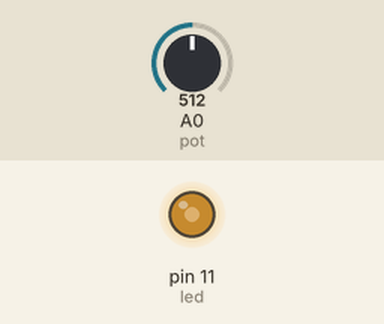
A sketch run on a simulated Arduino Uno, built with avr-gcc and run on an emulated ATmega328P. On the bench: output pins drawn as LEDs (lit = HIGH). The test bench sets the inputs (shaded band); at power-on: A0 (pot) = 512.

Above: at 1.2 s.
1.3 s: A0 (pot) set to 716
At 2.5 s:
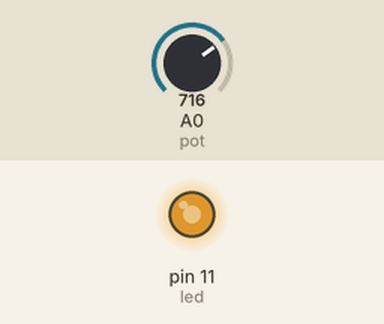
2.8 s: A0 (pot) set to 900
At 3.8 s:
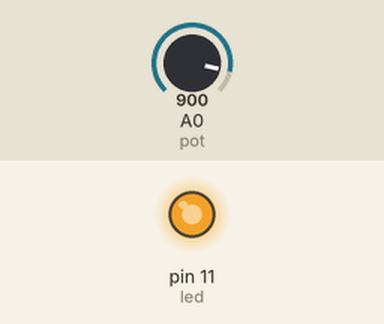
4.3 s: A0 (pot) set to 122
At 5.0 s:
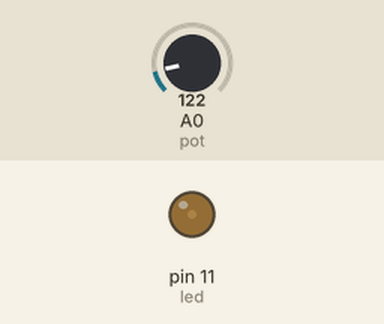
5.8 s: A0 (pot) set to 0
At 6.1 s:
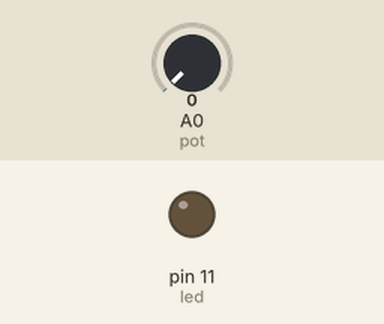
Timing chart, 0 to 8.3 s (numbered marks = the images above; inputs shaded):
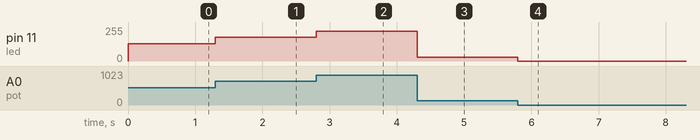

Measured:
- after the input at 1.3 s, pin 11 (led): 128/255 → 179/255 at once
- after the input at 2.8 s, pin 11 (led): 179/255 → 225/255 at once
- after the input at 4.3 s, pin 11 (led): 225/255 → 30/255 at once
- after the input at 5.8 s, pin 11 (led): 30/255 → 0/255 at once

The sketch:

_12_AnalogInAnalogOut.ino
```cpp
/*
  Een vervolg op Les 11A. Nu hebben we de ingang analoog gemaakt met een potmeter.
  We gaan het dimmen van de LED de het analoge ingangswaarde koppelen.


*/
int led = 11;      // led aan pin 11
int pot = A0;      // potmeter aan A0
int val = 0;       // variable waarde van de potmeter

void setup() {
  pinMode(led, OUTPUT);   // ledpin is output
}

void loop() {
  val = analogRead(pot);   // lees de waarde van de potmeter

  analogWrite(led, val / 4);  // lees de waarde van de potmeter en deel het getal door 4.
  //De uitkomst wordt de analoge waarde van de led.
  // hier is een handigheidje toegepast, je ziet dat Arduino ook kan rekenen!

}
```
